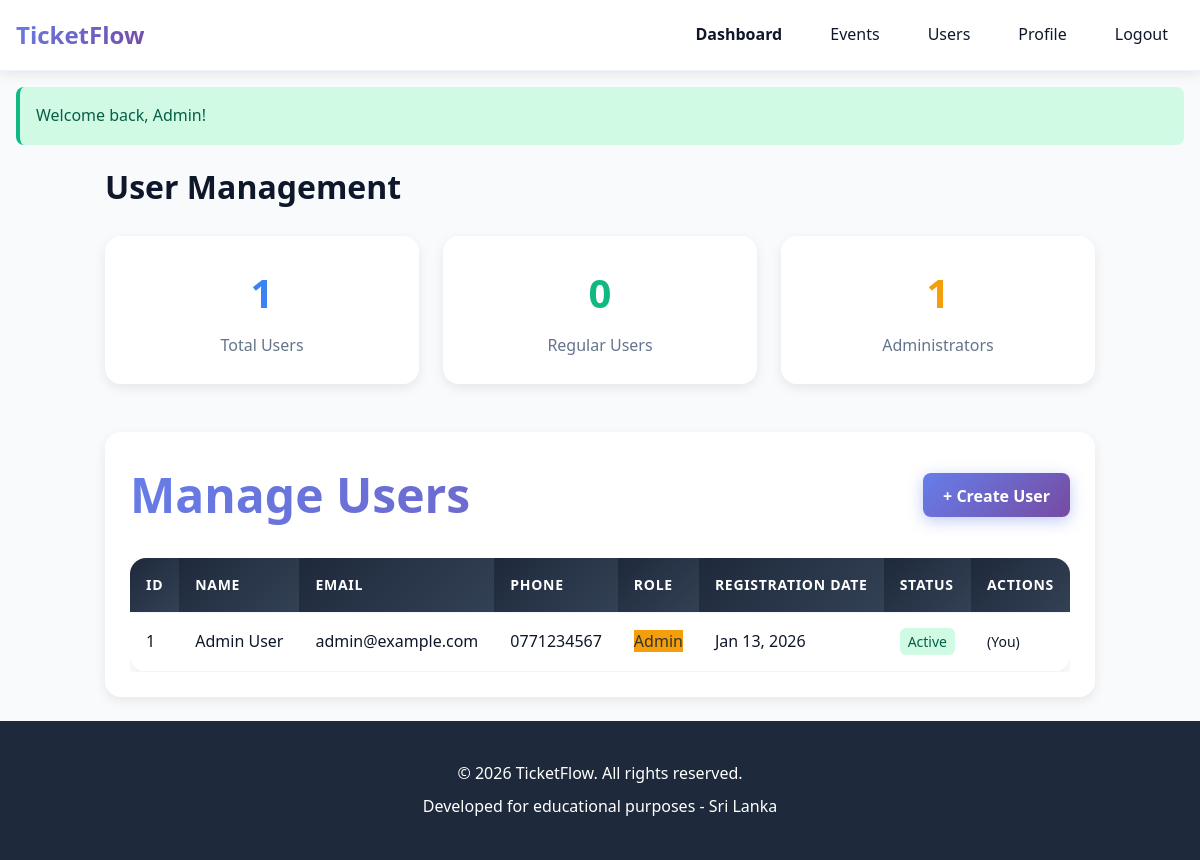
Page /admin/users (signed in) on the committed database.
### tables this page shows
CREATE TABLE IF NOT EXISTS users (
    id INT PRIMARY KEY AUTO_INCREMENT,
    first_name VARCHAR(50) NOT NULL,
    last_name VARCHAR(50) NOT NULL,
    email VARCHAR(100) UNIQUE NOT NULL,
    phone VARCHAR(15) NOT NULL,
    password VARCHAR(255) NOT NULL,
    role ENUM('user', 'admin') DEFAULT 'user',
    created_at TIMESTAMP DEFAULT CURRENT_TIMESTAMP,
    updated_at TIMESTAMP DEFAULT CURRENT_TIMESTAMP ON UPDATE CURRENT_TIMESTAMP,
    INDEX idx_email (email),
    INDEX idx_role (role)
);

### controllers/AdminController.php (called while the page is built, shortened)
<?php
function admin_users() {
    $list = user_get_all();
    $data = [];
    $data['users'] = $list;
    view('admin/users', $data);
}

### models/User.php (called while the page is built, shortened)
<?php
function user_get_all() {
    $sql = "SELECT * FROM users ORDER BY created_at DESC";
    return db_query_all($sql);
}

### views/admin/users.php (the view, shortened to what this page needs)
<?php
require_once __DIR__ . '/../layout/header.php';
$totalUsers = count($users);
$adminCount = 0;
$regularUserCount = 0;
foreach ($users as $user) {
    if ($user['role'] === 'admin') {
        $adminCount++;
    } else {
        $regularUserCount++;
    }
}
?>
<main class="container">
    <h1 class="mb-3">User Management</h1>
    <div class="grid grid-3 mb-3">
        <div class="card">
            <div class="card-body text-center">
                <h3 style="font-size: 2.5rem; color: var(--primary-color); margin-bottom: 0.5rem;">
                    <?php echo $totalUsers; ?>
                </h3>
                <p style="color: var(--text-secondary); font-weight: 500;">Total Users</p>
            </div>
        </div>
        <div class="card">
            <div class="card-body text-center">
                <h3 style="font-size: 2.5rem; color: var(--secondary-color); margin-bottom: 0.5rem;">
                    <?php echo $regularUserCount; ?>
                </h3>
                <p style="color: var(--text-secondary); font-weight: 500;">Regular Users</p>
            </div>
        </div>
        <div class="card">
            <div class="card-body text-center">
                <h3 style="font-size: 2.5rem; color: var(--warning-color); margin-bottom: 0.5rem;">
                    <?php echo $adminCount; ?>
                </h3>
                <p style="color: var(--text-secondary); font-weight: 500;">Administrators</p>
            </div>
        </div>
    </div>
    <?php if (empty($users)): ?>
        <div class="card">
            <div class="card-body text-center">
                <p>No users registered yet.</p>
            </div>
        </div>
    <?php else: ?>
        <div class="card">
            <div class="card-header">
                <div style="display: flex; justify-content: space-between; align-items: center; margin-bottom: 1.5rem;">
        <h1>Manage Users</h1>
        <div style="display: flex; gap: 10px;">
            <a href="/Event/admin/createUser" class="btn btn-primary" style="color: #ffffff !important; -webkit-text-fill-color: initial !important; text-decoration: none !important; display: inline-block !important; line-height: normal !important; padding: 10px 20px !important;">
                <span style="color: white !important; font-weight: bold; vertical-align: middle;">+ Create User</span>
            </a>
        </div>
    </div>
            </div>
            <div style="overflow-x: auto;">
                <table class="table">
                    <thead>
                        <tr>
                            <th>ID</th>
                            <th>Name</th>
                            <th>Email</th>
                            <th>Phone</th>
                            <th>Role</th>
                            <th>Registration Date</th>
                            <th>Status</th>
                            <th>Actions</th>
                        </tr>
                    </thead>
                    <tbody>
                        <?php foreach ($users as $user): ?>
                            <tr>
                                <td><?php echo $user['id']; ?></td>
                                <td><?php echo htmlspecialchars($user['first_name'] . ' ' . $user['last_name']); ?></td>
                                <td><?php echo htmlspecialchars($user['email']); ?></td>
                                <td><?php echo htmlspecialchars($user['phone']); ?></td>
                                <td>
                                    <?php if ($user['email'] === 'admin@ticketflow.com'): ?>
                                        <span class="badge" style="background-color: var(--secondary-color); color: white;">Super Admin</span>
                                    <?php elseif ($user['role'] === 'admin'): ?>
                                        <span class="badge" style="background-color: var(--warning-color); color: #333;">Admin</span>
                                    <?php else: ?>
                                        <span class="badge" style="background-color: var(--primary-color); color: white;">User</span>
                                    <?php endif; ?>
                                </td>
                                <td><?php echo date('M j, Y', strtotime($user['created_at'])); ?></td>
                                <td>
                                    <span style="padding: 0.25rem 0.5rem;
                                                 border-radius: var(--radius-sm);
                                                 font-size: 0.875rem;
                                                 background: #d1fae5;
                                                 color: #065f46;">
                                        Active
                                    </span>
                                </td>
                                <td>
                                    <?php if ($user['id'] != $_SESSION['user_id']): ?>
                                        <form method="POST" action="/Event/admin/deleteUser/<?php echo $user['id']; ?>" style="display: inline-block; margin: 0;">
                                            <button type="submit"
                                                    class="btn btn-danger"
                                                    style="font-size: 0.875rem; padding: 0.5rem 1rem; position: relative; z-index: 50; color: white !important; -webkit-text-fill-color: initial !important; border: none; cursor: pointer;"
                                                    onclick="return confirm('Are you sure? This will delete the user and their registrations.');">
                                                Delete
                                            </button>
                                        </form>
                                    <?php else: ?>
                                        <span class="text-muted" style="font-size: 0.875rem;">(You)</span>
                                    <?php endif; ?>
                                </td>
                            </tr>
                        <?php endforeach; ?>
                    </tbody>
                </table>
            </div>
        </div>
    <?php endif; ?>
</main>
<?php require_once __DIR__ . '/../layout/footer.php'; ?>

### public/css/style.css (style rules this page uses)
:root { --primary-color: #3b82f6; --primary-dark: #2563eb; --primary-light: #60a5fa; --secondary-color: #10b981; --secondary-dark: #059669; --danger-color: #ef4444; --warning-color: #f59e0b; --dark-color: #1e293b; --light-color: #f8fafc; --white: #ffffff; --text-primary: #0f172a; --text-secondary: #64748b; --gradient-primary: linear-gradient(135deg, #667eea 0%, #764ba2 100%); --gradient-secondary: linear-gradient(135deg, #f093fb 0%, #f5576c 100%); --gradient-success: linear-gradient(135deg, #4facfe 0%, #00f2fe 100%); --gradient-dark: linear-gradient(135deg, #2c3e50 0%, #3498db 100%); --spacing-sm: 0.5rem; --spacing-md: 1rem; --spacing-lg: 1.5rem; --spacing-xl: 2rem; --radius-sm: 0.375rem; --radius-md: 0.5rem; --radius-lg: 1rem; --radius-xl: 1.5rem; --shadow-sm: 0 2px 4px rgba(0, 0, 0, 0.05); --shadow-md: 0 4px 12px rgba(0, 0, 0, 0.08); --shadow-lg: 0 12px 24px rgba(0, 0, 0, 0.12); --shadow-xl: 0 20px 40px rgba(0, 0, 0, 0.15); --transition: all 0.3s cubic-bezier(0.4, 0, 0.2, 1); --transition-fast: all 0.15s ease; }
* { margin: 0; padding: 0; box-sizing: border-box; }
body { font-family: 'Segoe UI', Tahoma, Geneva, Verdana, sans-serif; line-height: 1.6; color: var(--text-primary); background-color: var(--light-color); min-height: 100vh; display: flex; flex-direction: column; }
a { color: var(--primary-color); text-decoration: none; transition: var(--transition); }
.container { max-width: 1200px; margin: 0 auto; padding: 0 var(--spacing-md); }
main { flex: 1; padding: 4rem 0 2rem 0; }
.card { background: rgba(255, 255, 255, 0.95); backdrop-filter: blur(10px); border-radius: var(--radius-lg); box-shadow: var(--shadow-md); padding: var(--spacing-lg); margin-bottom: var(--spacing-lg); transition: var(--transition); border: 1px solid rgba(255, 255, 255, 0.3); position: relative; overflow: hidden; }
.card::before { content: ''; position: absolute; top: 0; left: 0; right: 0; height: 3px; background: var(--gradient-primary); opacity: 0; transition: var(--transition); }
.card-header { font-size: 1.5rem; font-weight: 700; margin-bottom: var(--spacing-md); color: var(--text-primary); background: linear-gradient(135deg, #667eea 0%, #764ba2 100%); -webkit-background-clip: text; -webkit-text-fill-color: transparent; background-clip: text; }
.card-body { color: var(--text-secondary); }
.grid { display: grid; gap: var(--spacing-lg); }
.grid-3 { grid-template-columns: repeat(3, 1fr); }
.btn { display: inline-block; padding: 0.75rem 1.5rem; border-radius: var(--radius-md); font-size: 1rem; font-weight: 600; text-align: center; cursor: pointer; border: none; transition: var(--transition); position: relative; overflow: hidden; text-decoration: none; }
.btn-primary { background: linear-gradient(135deg, #667eea 0%, #764ba2 100%); color: var(--white); box-shadow: 0 4px 15px rgba(102, 126, 234, 0.4); }
.table { width: 100%; border-collapse: separate; border-spacing: 0; background: var(--white); border-radius: var(--radius-lg); overflow: hidden; box-shadow: var(--shadow-md); }
.table th, .table td { padding: 1rem; text-align: left; border-bottom: 1px solid #f1f5f9; }
.table th { background: linear-gradient(135deg, #1e293b 0%, #334155 100%); color: var(--white); font-weight: 600; text-transform: uppercase; font-size: 0.875rem; letter-spacing: 0.05em; }
.table tbody tr { transition: var(--transition); }
.text-center { text-align: center; }
.mb-3 { margin-bottom: var(--spacing-lg); }

### rows in the picture
users: id "1", first_name+last_name "Admin User", email "admin@example.com", phone "0771234567", role "Admin", created_at "Jan 13, 2026", shows "(You)"

### other values in the picture
$_SESSION['success'] "Welcome back, Admin!"
$totalUsers "1"
$regularUserCount "0"
$adminCount "1"
